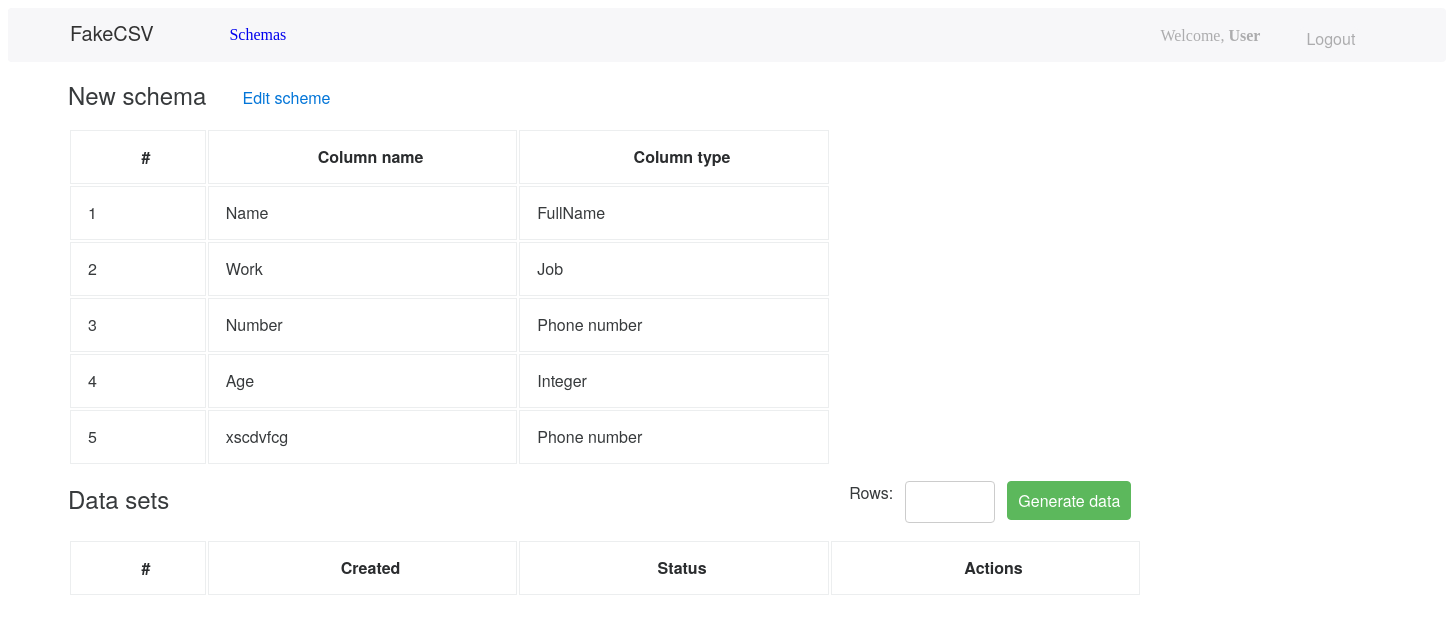
Page /4/dataset/ (signed in) on the committed database.
### app/models.py (models this page shows, shortened)
class DataSet(models.Model):
    dataset_id = models.AutoField(primary_key=True)
    dataset_schema = models.ForeignKey(Schema, on_delete=models.CASCADE, related_name="dataset_schema")
    dataset_csv = models.ManyToManyField(CSVDataSet, related_name="dataset_csv")
    @staticmethod
    def get_by_id(dataset_id):
        return DataSet.objects.filter(dataset_id=dataset_id).first()

class Schema(models.Model):
    schema_id = models.AutoField(primary_key=True)
    schema_user = models.ForeignKey(User, on_delete=models.CASCADE, related_name="schema_user")
    schema_name = models.TextField(max_length=128, verbose_name="Name")
    schema_column_separator = models.IntegerField(choices=SEPARATOR, default=0, verbose_name="Column separator")
    schema_string_character = models.IntegerField(choices=STRING_CHARACTER, default=0, verbose_name="String character")
    schema_columns = models.ManyToManyField(SchemaColumn, related_name="schema_columns")
    schema_last_modified = models.DateField(verbose_name="Modified", auto_now=True)

class SchemaColumn(models.Model):
    column_id = models.AutoField(primary_key=True)
    column_name = models.TextField(max_length=128, verbose_name="Column name")
    column_type = models.ForeignKey(TypeOfData, on_delete=models.DO_NOTHING, verbose_name="Type",
                                    related_name="column_type")
    column_specific = models.TextField(max_length=64, null=True, blank=True)
    column_order = models.IntegerField(verbose_name="Order")
    class Meta:
        ordering = ["column_order"]

class TypeOfData(models.Model):
    type_id = models.AutoField(primary_key=True)
    type_name = models.TextField(max_length=64, verbose_name="Type", unique=True)
    type_specific = models.IntegerField(choices=SPECIFICATOR, default=None, null=True, blank=True)
    def __str__(self):
        return f"{self.type_name}"

### app/views.py (the view, shortened to what this page needs)
# urls.py: re_path(r"^(?P<dataset_id>\d+)/dataset/$", views.dataset, name="dataset"),
@login_required(login_url="/login/")
@csrf_exempt
def dataset(request, dataset_id):
    current_dataset = DataSet.get_by_id(dataset_id)
    columns = current_dataset.dataset_schema.schema_columns.all()
    csv_datasets = current_dataset.dataset_csv.all()
    context = {
        "dataset": current_dataset,
        "columns": columns,
        "csv_datasets": csv_datasets,
    }
    return render(request, "dataset.html", context)

### template/dataset.html (shortened to what this page needs)
{% extends "base.html" %}
{% block content %}
<div class="content_add">
    <div class="content__dataset-label-block">
        <h2 class="content__dataset-label"> {{dataset.dataset_schema.schema_name}} </h2>
        <a class="content__dataset-label-link" href="{% url 'edit' schema_id=dataset.dataset_schema.schema_id %}">Edit scheme</a>
    </div>
    <table>
        <tr>
            <th class="content__th-number">#</th>
            <th class="content__th-title">Column name</th>
            <th class="content__th-action">Column type</th>
        </tr>
        {% for column in columns %}
            <tr>
                <td class="content__td-number">{{ forloop.counter }}</td>
                <td class="content__td-title">{{ column.column_name}}</td>
                <td class="content__td-action">{{ column.column_type }}</td>
            </tr>
        {% endfor %}
    </table>
    <div class = "content__dataset-label-block">
        <h2 class="content__dataset-label">Data sets</h2>
        <div class="content__dataset-row-form">
            <label for="rows">Rows:</label>
            <input class="content__dataset-input" id="rows" type="number">
            <button class="content__dataset-button-generator" href="" onclick="generateDataSet('{{dataset.dataset_id}}')">Generate data</button>
        </div>
    </div>
    <table id="id_csv_sets_table">
        <tr>
            <th class="content__th-number" >#</th>
            <th class="content__th-title">Created</th>
            <th class="content__th-modified">Status</th>
            <th class="content__th-action">Actions</th>
        </tr>
    </table>
</div>
{% endblock %}

### template/base.html (shortened to what this page needs)
<!DOCTYPE html>
<html lang="en">
<head>
    {% load static %}
    <link rel="stylesheet" href="{% static 'css/style.css' %}">
</head>
<body>
  <header class="header">
    {% block header %}
      <div class="header">
        <div class="header__left">
          <h1 class="header__left-label">FakeCSV</h1>
            <a href="/" class="header__left-menu">Schemas</a>
        </div>
        <div class="header__right">
          <p class="header__right-welcome">Welcome, <b> {{user.username}} </b></p>
          <form action="/" class="header__right-logout" method="POST">
            <button class="header__right-button" type="submit">Logout</button>
          </form>
        </div>
      </div>
    {% endblock %}
  </header>
  <main class="content">
    {% block content %}{% endblock %}
  </main>
</body>
</html>

### template/static/css/style.css (style rules this page uses)
td { border: solid 1px #ECEEEF; text-align: left; font-family: 'Helvetica Neue'; font-style: normal; font-weight: 400; font-size: 16px; line-height: 24px; color: #373A3C; }
th { font-family: 'Helvetica Neue'; font-style: normal; font-weight: 700; font-size: 16px; line-height: 24px; color: #2A2C2E; border: 1px solid #ECEEEF; }
button { width: 85px; height: 38px; background: #0275D8; border: 1px solid #0275D8; border-radius: 4px; font-family: 'Helvetica Neue'; font-style: normal; font-weight: 400; font-size: 16px; line-height: 21px; color: #FFFFFF; }
.content { background: #FFF; margin: 0px 0px 0px 60px; }
.header,.header__left,.header__right { display: flex; }
.header { background: #F7F7F9; border-radius: 4px; }
.header__left { float: left; color: rgba(0, 0, 0, 0.8); }
.header__right { float: right; color: rgba(0, 0, 0, 0.3); }
.header__left-label { width: 142.9px; height: 17px; font-family: 'Helvetica Neue'; font-style: normal; font-weight: 500; font-size: 20px; line-height: 17px; margin: 16px 16.5px 21px 62px; }
.header__left-menu { text-decoration: none; width: 111.02px; height: 16px; margin: 18px 820px 20px 0px; }
.header__right-welcome { width: 129px; height: 16px; margin: 19px 0px 19px 0px; }
.header__right-button { width: 58px; height: 16px; background: #F7F7F9; color: rgba(0, 0, 0, 0.3); border: none; margin: 19px 86px 19px 11px; }
.content__th-title,.content__th-modified,.content__th-action { width: 289.51px; height: 50px; font-family: 'Helvetica Neue'; font-style: normal; font-weight: 700; font-size: 16px; line-height: 24px; color: #2A2C2E; padding-left: 17px; }
.content__td-title,.content__td-modified,.content__td-action { width: 289.51px; height: 50px; padding-left: 17px; font-family: 'Helvetica Neue'; font-style: normal; font-weight: 400; font-size: 16px; line-height: 24px; color: #373A3C; }
.content__th-number { width: 115.81px; height: 50px; padding-left: 17px; font-family: 'Helvetica Neue'; font-style: normal; font-weight: 700; font-size: 16px; line-height: 24px; color: #2A2C2E; }
.content__td-number { padding-left: 17px; font-family: 'Helvetica Neue'; font-style: normal; font-weight: 400; font-size: 16px; line-height: 24px; color: #373A3C; }
.content__dataset-label { font-family: 'Helvetica Neue'; font-style: normal; font-weight: 500; font-size: 24px; line-height: 26px; color: #373A3C; }
.content__dataset-label-block { display : flex; }
.content__dataset-label-link { text-decoration: none; width: 89px; height: 21px; font-family: 'Helvetica Neue'; font-style: normal; font-weight: 400; font-size: 16px; line-height: 21px; color: #0275D8; margin-left: 36px; margin-top: 25px; }
.content__dataset-input { width: 84px; height: 38px; background: #FFFFFF; border: 1px solid #CCCCCC; border-radius: 4px; margin: 0px 12px 16px 12px ; font-family: 'Helvetica Neue'; font-style: normal; font-weight: 400; font-size: 16px; line-height: 24px; color: #373A3C; }
.content__dataset-row-form { margin-left: 680px; margin-top: 15px; font-family: 'Helvetica Neue'; font-style: normal; font-weight: 400; font-size: 16px; line-height: 24px; color: #373A3C; display: flex; }
.content__dataset-button-generator { color: #FFFFFF; width: 124.28px; height: 39px; background: #5CB85C; border: 1px solid #5CB85C; border-radius: 4px; }

### rows in the picture
DataSet: dataset_schema.schema_name "New schema"
SchemaColumn: column_name "Name", column_type "FullName"
SchemaColumn: column_name "Work", column_type "Job"
SchemaColumn: column_name "Number", column_type "Phone number"
SchemaColumn: column_name "Age", column_type "Integer"
SchemaColumn: column_name "xscdvfcg", column_type "Phone number"

### other values in the picture
{{ user.username }} "User"
